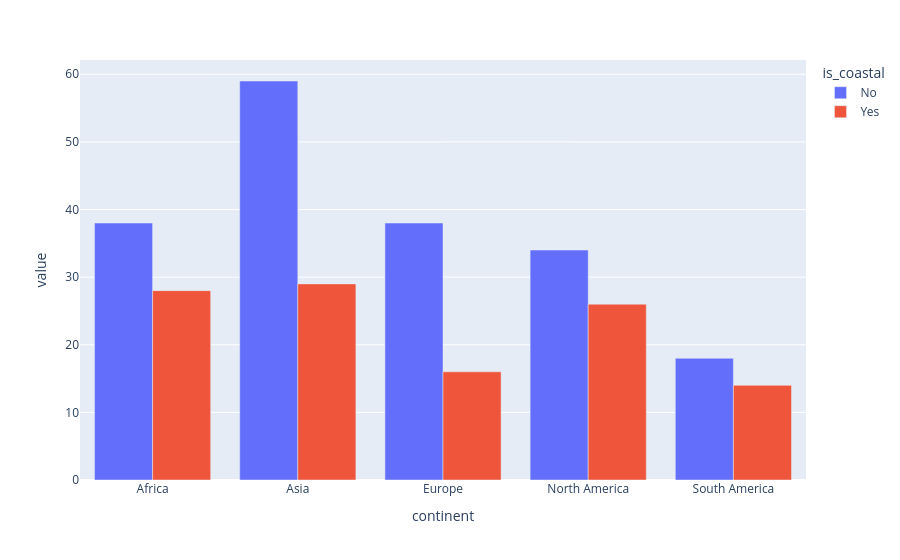

The notebook cell this image was saved under:
### Code cell
fig = px.bar(pd.crosstab(df['continent'],df['is_coastal']),barmode='group')
fig.show()

### Figure 1 — Plotly figure (JSON) as saved in the notebook; plotly's stock layout.template omitted (floating-point values rounded to 4 significant figures)
{"data": [{"alignmentgroup": "True", "hovertemplate": "is_coastal=No<br>continent=%{x}<br>value=%{y}<extra></extra>", "legendgroup": "No", "marker": {"color": "#636efa", "pattern": {"shape": ""}}, "name": "No", "offsetgroup": "No", "orientation": "v", "showlegend": true, "textposition": "auto", "type": "bar", "x": ["Africa", "Asia", "Europe", "North America", "South America"], "xaxis": "x", "y": [38, 59, 38, 34, 18], "yaxis": "y"}, {"alignmentgroup": "True", "hovertemplate": "is_coastal=Yes<br>continent=%{x}<br>value=%{y}<extra></extra>", "legendgroup": "Yes", "marker": {"color": "#EF553B", "pattern": {"shape": ""}}, "name": "Yes", "offsetgroup": "Yes", "orientation": "v", "showlegend": true, "textposition": "auto", "type": "bar", "x": ["Africa", "Asia", "Europe", "North America", "South America"], "xaxis": "x", "y": [28, 29, 16, 26, 14], "yaxis": "y"}], "layout": {"barmode": "group", "legend": {"title": {"text": "is_coastal"}, "tracegroupgap": 0}, "margin": {"t": 60}, "xaxis": {"anchor": "y", "domain": [0, 1], "title": {"text": "continent"}}, "yaxis": {"anchor": "x", "domain": [0, 1], "title": {"text": "value"}}}}
